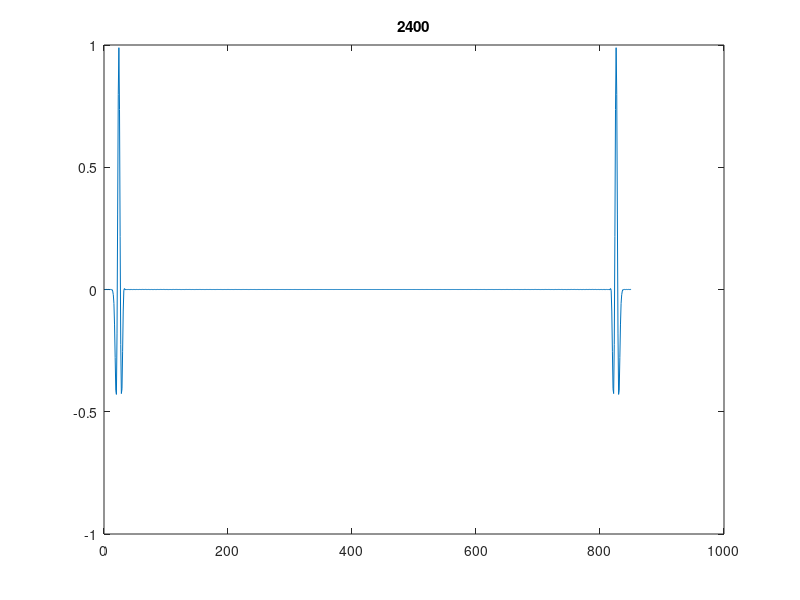
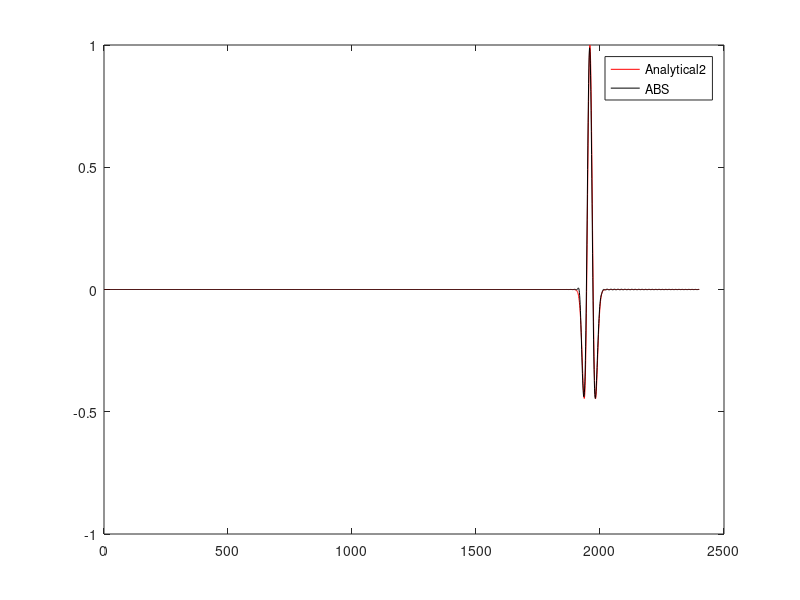

Write MATLAB code to recreate these figures, in order.
% 历时 38.682071 秒。
% 历时 38.311698 秒。
% 历时 37.785946 秒。
% 历时 33.637174 秒。
clear
clc %%%%%%%
close all
% Elapsed time is 9.253353 seconds.
nt=2400;    % number of time steps
eps=.6;     % stability
isnap=60;    % snapshot sampling

nx=850;


v=2000;
c=v;
% v(1:nz/2,:)=2800;


p=zeros([1,nx]); pboundarynew=p;pdan=p;
dx=20;  %calculate space increment
h=dx;
x=(0:(nx-1))*dx;

dt=0.0019; % calculate time step from stability criterion
tau=dt;
r2=v.*v.*dt*dt/dx/dx;

f0 = 9;
t0 = 4/(2*pi*f0);       % 信号峰值时间 (s)
t = (0:nt-1)*dt;        % 时间轴 t ∈ [0, (nt-1)*dt]

src = (1 - 2*(pi*f0*(t - t0 )).^2) .* ...
    exp(-(pi*f0*(t - t0 )).^2);


seis_record=zeros(nt,1);
p=zeros([nx,1]); pnew=p; pold=p;
d2px=p;
d2pz=p;

% Source location
xs=nx/2;

h=dx;
r=v*dt/h;

d1pxz_2=p;
d1pxz_3=p;
d1pxz_4=p;





% coeff2=[1.15972, -0.395833, 0.3125, -0.0763889] 
coeff2=[1.16667, -0.416667, 0.333333, -0.0833333]

coeff=[ 1.24275, -0.113493, 0.0272555, -0.00731429, 0.00173544, -0.000303651, 0.0000284348];
% figure;
for loop=1:1
    tic

    p=zeros([nx,1]); Vx=p; Vz=p;

    for it=1:nt,

        d1px11=Vx-circshift(Vx,[1]);
        d1px12=(circshift(Vx,[-1])-circshift(Vx,[2]));
        d1px13=(circshift(Vx,[-2])-circshift(Vx,[3]));
        d1px14=(circshift(Vx,[-3])-circshift(Vx,[4]));
        d1px15=(circshift(Vx,[-4])-circshift(Vx,[5]));
        d1px16=(circshift(Vx,[-5])-circshift(Vx,[6]));
        d1px17=(circshift(Vx,[-6])-circshift(Vx,[7]));

        d1px=coeff(1)*d1px11+coeff(2)*d1px12+coeff(3)*d1px13+coeff(4)*d1px14+coeff(5)*d1px15+coeff(6)*d1px16...
            +coeff(7)*d1px17;


        d1pxz=d1px;
        p=p-dt*v.^2.*(coeff2(1)*d1pxz+coeff2(2)*d1pxz_2+coeff2(3)*d1pxz_3+coeff2(4)*d1pxz_4)/h;

        d1pxz_4=d1pxz_3;
        d1pxz_3=d1pxz_2;
        d1pxz_2=d1pxz;

        p(xs)= src(it);


        d1px1=(circshift(p,[-1])-circshift(p,[0]));
        d1px2=(circshift(p,[-2])-circshift(p,[1]));
        d1px3=(circshift(p,[-3])-circshift(p,[2]));
        d1px4=(circshift(p,[-4])-circshift(p,[3]));
        d1px5=(circshift(p,[-5])-circshift(p,[4]));
        d1px6=(circshift(p,[-6])-circshift(p,[5]));
        d1px7=(circshift(p,[-7])-circshift(p,[6]));


        d1px=coeff(1)*d1px1+coeff(2)*d1px2+coeff(3)*d1px3+coeff(4)*d1px4+coeff(5)*d1px5+coeff(6)*d1px6...
            +coeff(7)*d1px7;


        Vx=Vx-dt*(d1px)/h;


        if rem(it,isnap)== 0,
            plot(p)
            title(it)
            drawnow
        end

        seis_record(it)=p(60);


    end

end
toc




x = 3650*2;               % 震源-接收器距离 (m)

%% 计算解析解
delta_t = x / c;        % 时间延迟
analytical = (1/(2*c)) * (1 - 2*(pi*f0*(t - t0 - delta_t)).^2) .* ...
    exp(-(pi*f0*(t - t0 - delta_t)).^2);

%% 归一化（匹配数值导数振幅）
analytical2 = analytical / max(abs(analytical)) * max(abs(src));
figure;plot(analytical2,'r')
hold on;plot(seis_record,'k')
legend('Analytical2','ABS')

% coeff2=[1.13889, -0.333333, 0.25, -0.0555556];
% save('figure1_ABS_Non_Balanced_1D.mat')


% [1.125, -0.291667, 0.208333, -0.0416667]
% save('figure1_ABS_Non_Balanced_1D_1.mat')


% [1.15972, -0.395833, 0.3125, -0.0763889] 
% save('figure1_ABS_Non_Balanced_1D_2.mat')


% [0.840278, 0.145833, 0.0208333, -0.00694444]
save('figure2_M4ABS_Non_Balanced_1D_r19.mat')